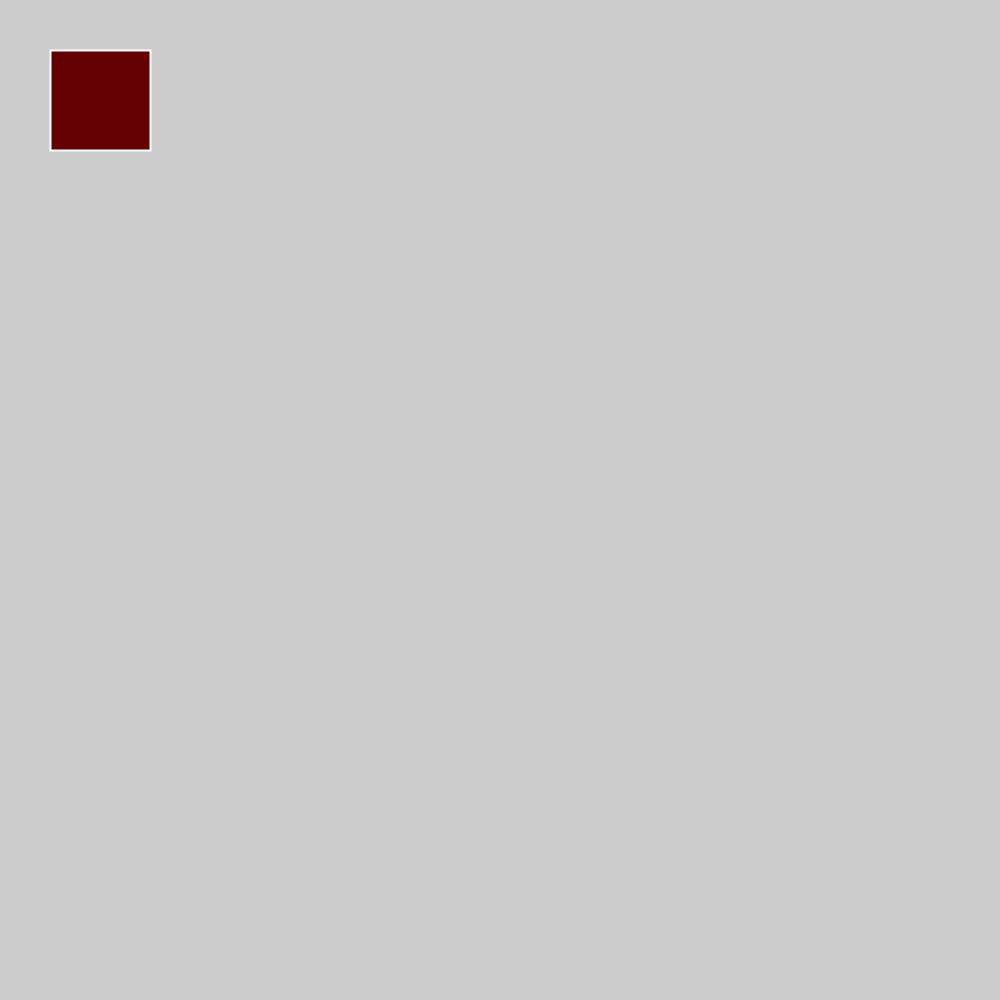
Frame 1 (no input)
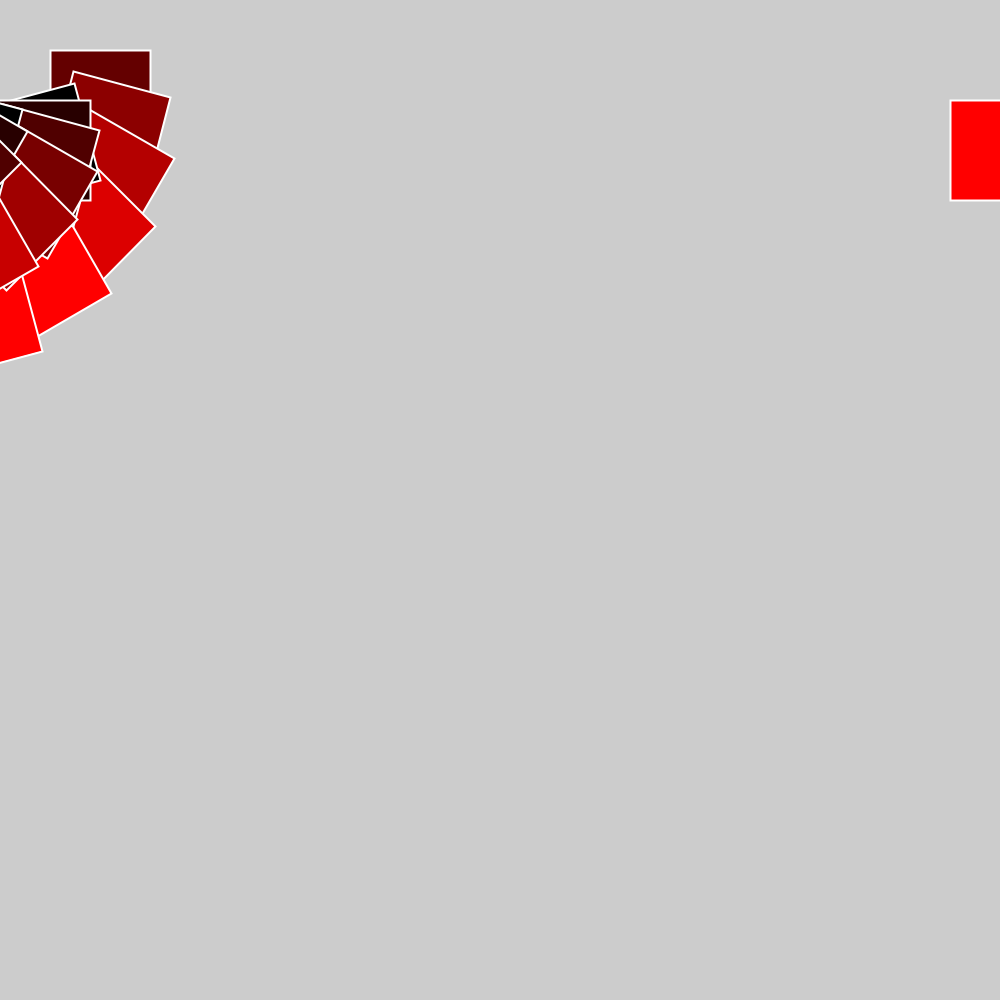
Frame 60 (the mouse pressed at the canvas centre just before this capture)
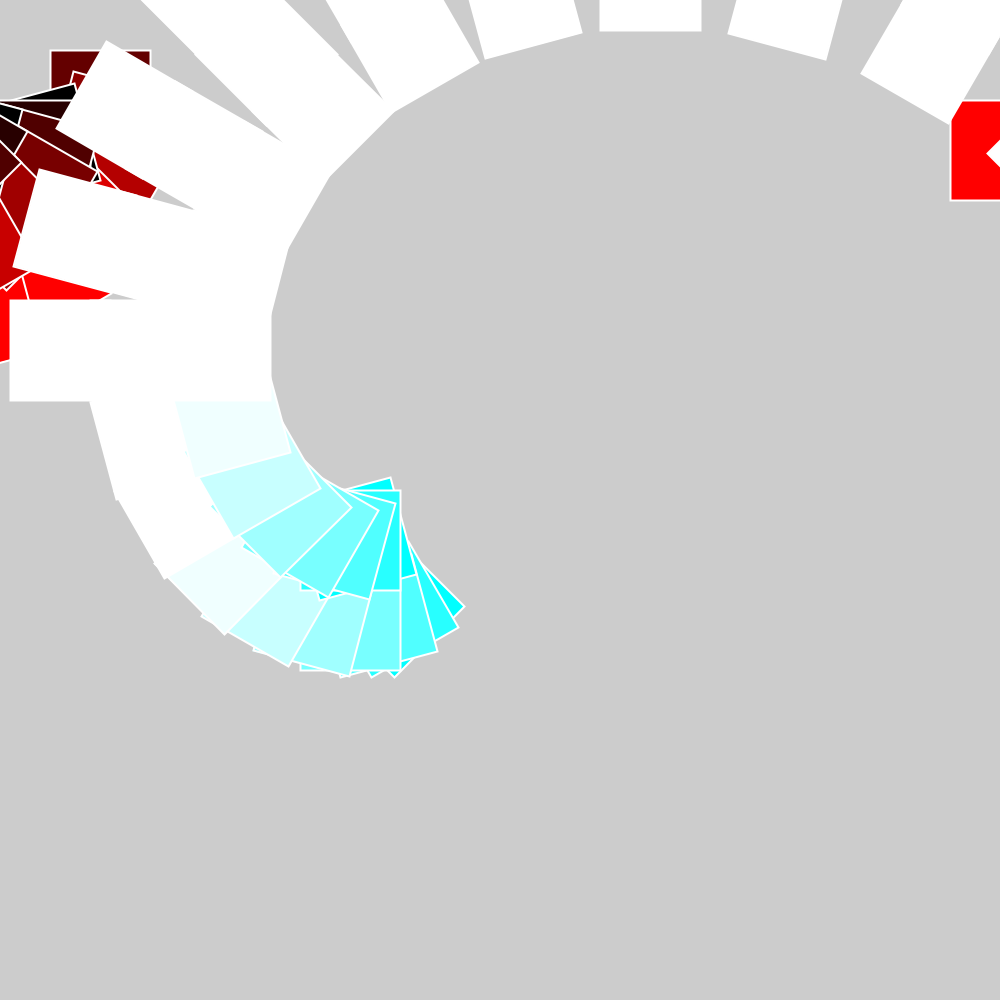
Frame 120 (the mouse held since frame 60 and released just before this capture)

The Processing sketch that drew these frames (run headless with seeded random() and noise(); from frame 60 on, the mouse is pressed at the canvas centre):

// Processing sketch: Pattern00
// ── Pattern00.pde
//I couldn't use the conditional to make the pattern to move across in the canvas when using int x and int y or xPos and yPos, the only way I could make the pattern repeat on canvas is with having the translate on mouseX and mouseY so when it moves it creates a pattern?? 
//otherwise the pattern just repeat in one place and doesn't move across the canvas.


float count = 0;
//int x = 0;
//int y = 0;
float xPos = 100;
float yPos = 100;

void setup () {
  size (1000, 1000); 
  rectMode(CENTER);
}

void draw () {
  //background (0);

  pushMatrix();
 // translate (x, count + 50);

  float degrees = count;
  count = count + 15;
  float rads = radians(degrees);

  translate (mouseX, mouseY);
  rotate (rads);
  stroke(255);
  strokeWeight (2);
  fill (xPos, mouseX, mouseY);
  rect (xPos, yPos, 100, 100);

  xPos = xPos + 40;

  if (xPos>width) {
    xPos = 0;
    yPos = xPos+150;
  }

//  if (y > height + 50) {

//   x = x + 50;
//   y = 0;
//  }

 popMatrix();
}
